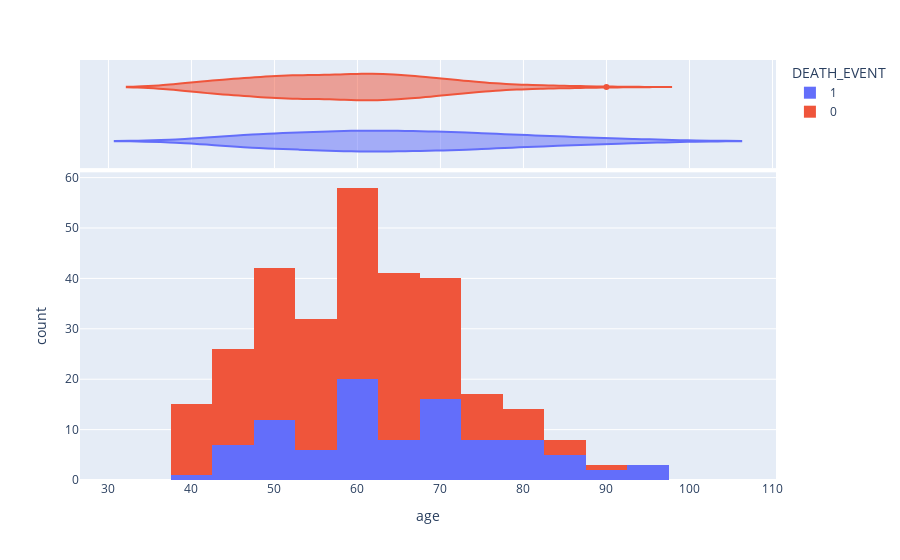

Notebook code cell kept with this figure:
### Markdown cell above
## **Age and death event distribution**.

### Code cell
fig = px.histogram(df, x="age", color="DEATH_EVENT", marginal="violin",nbins = 20)
fig.show()

### Figure 1 — Plotly figure (JSON) as saved in the notebook; plotly's stock layout.template omitted (floating-point values rounded to 4 significant figures; data arrays with more than 128 entries replaced by an {"elided": "..."} marker saying what was removed)
{"data": [{"alignmentgroup": "True", "bingroup": "x", "hovertemplate": "DEATH_EVENT=1<br>age=%{x}<br>count=%{y}<extra></extra>", "legendgroup": "1", "marker": {"color": "#636efa", "pattern": {"shape": ""}}, "name": "1", "nbinsx": 20, "offsetgroup": "1", "orientation": "v", "showlegend": true, "type": "histogram", "x": [75, 55, 65, 50, 65, 90, 75, 60, 65, 80, 75, 62, 45, 50, 82, 87, 45, 70, 48, 65, 68, 75, 80, 95, 70, 58, 82, 94, 85, 50, 65, 69, 90, 82, 60, 70, 50, 70, 60, 50, 51, 60, 80, 57, 68, 53, 60, 70, 60, 95, 49, 72, 45, 50, 45, 60, 42, 72, 70, 65, 85, 69, 60, 60, 59, 60, 72, 85, 70, 86, 60, 46, 80, 72, 75, 72, 50, 45, 80, 59, 59, 65, 75, 58, 60.67, 50, 60, 45, 77, 48, 54, 73, 60, 55, 65, 55], "xaxis": "x", "yaxis": "y"}, {"alignmentgroup": "True", "hovertemplate": "DEATH_EVENT=1<br>age=%{x}<extra></extra>", "legendgroup": "1", "marker": {"color": "#636efa"}, "name": "1", "offsetgroup": "1", "scalegroup": "x", "showlegend": false, "type": "violin", "x": [75, 55, 65, 50, 65, 90, 75, 60, 65, 80, 75, 62, 45, 50, 82, 87, 45, 70, 48, 65, 68, 75, 80, 95, 70, 58, 82, 94, 85, 50, 65, 69, 90, 82, 60, 70, 50, 70, 60, 50, 51, 60, 80, 57, 68, 53, 60, 70, 60, 95, 49, 72, 45, 50, 45, 60, 42, 72, 70, 65, 85, 69, 60, 60, 59, 60, 72, 85, 70, 86, 60, 46, 80, 72, 75, 72, 50, 45, 80, 59, 59, 65, 75, 58, 60.67, 50, 60, 45, 77, 48, 54, 73, 60, 55, 65, 55], "xaxis": "x2", "yaxis": "y2"}, {"alignmentgroup": "True", "bingroup": "x", "hovertemplate": "DEATH_EVENT=0<br>age=%{x}<br>count=%{y}<extra></extra>", "legendgroup": "0", "marker": {"color": "#EF553B", "pattern": {"shape": ""}}, "name": "0", "nbinsx": 20, "offsetgroup": "0", "orientation": "v", "showlegend": true, "type": "histogram", "x": {"elided": "203 float values"}, "xaxis": "x", "yaxis": "y"}, {"alignmentgroup": "True", "hovertemplate": "DEATH_EVENT=0<br>age=%{x}<extra></extra>", "legendgroup": "0", "marker": {"color": "#EF553B"}, "name": "0", "offsetgroup": "0", "scalegroup": "x", "showlegend": false, "type": "violin", "x": {"elided": "203 float values"}, "xaxis": "x2", "yaxis": "y2"}], "layout": {"barmode": "relative", "legend": {"title": {"text": "DEATH_EVENT"}, "tracegroupgap": 0}, "margin": {"t": 60}, "xaxis": {"anchor": "y", "domain": [0, 1], "title": {"text": "age"}}, "xaxis2": {"anchor": "y2", "domain": [0, 1], "matches": "x", "showgrid": true, "showticklabels": false}, "yaxis": {"anchor": "x", "domain": [0, 0.7326], "title": {"text": "count"}}, "yaxis2": {"anchor": "x2", "domain": [0.7426, 1], "matches": "y2", "showgrid": false, "showline": false, "showticklabels": false, "ticks": ""}}}
